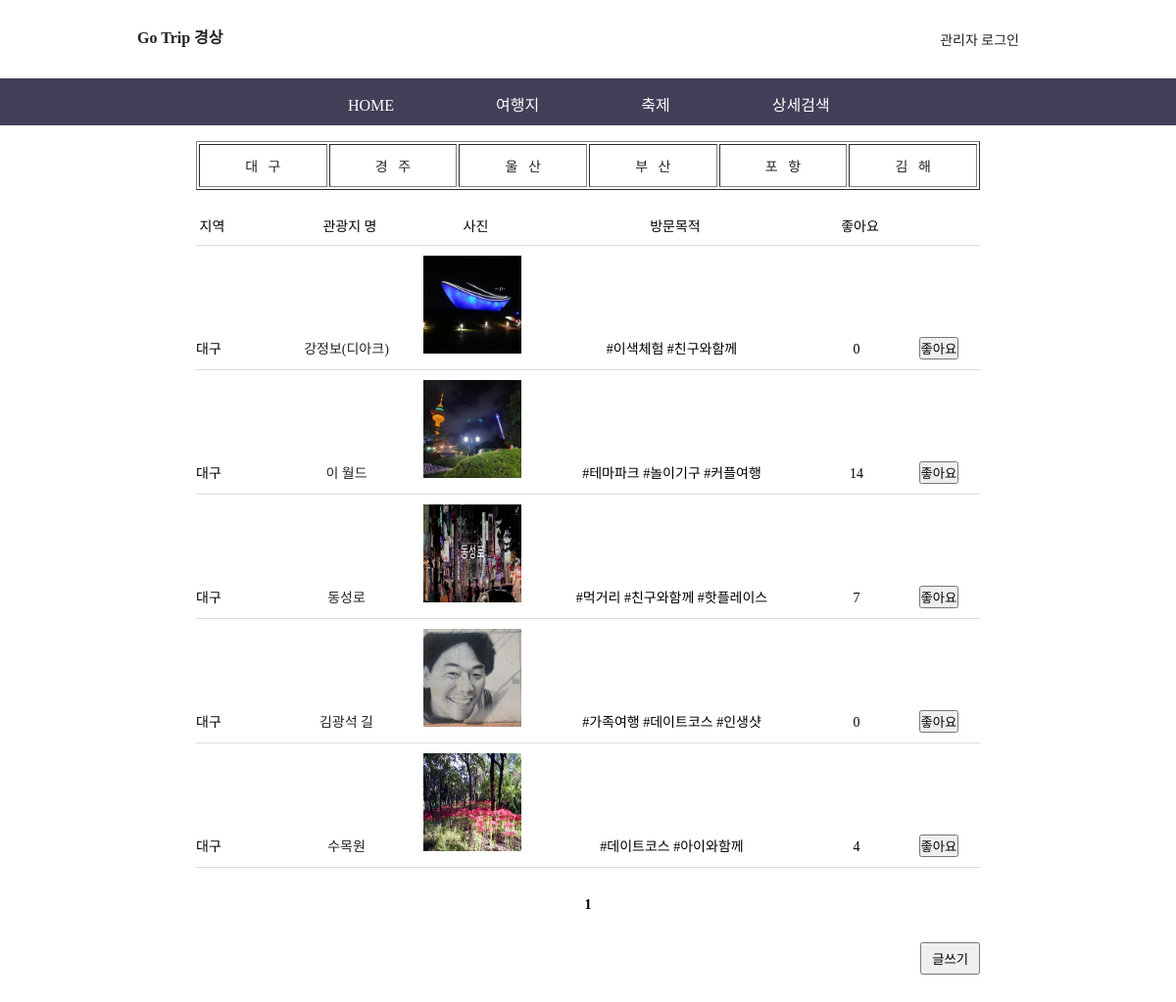
Page /trip/trip_dg.php on the committed database.
### tables this page shows
CREATE TABLE `trip_ok` (
  `num` int(11) NOT NULL,
  `subject` char(20) NOT NULL,
  `content` varchar(1000) NOT NULL,
  `area` char(20) NOT NULL,
  `purpose` char(20) NOT NULL,
  `Details` varchar(1000) NOT NULL,
  `file_name` char(40) DEFAULT NULL,
  `file_type` char(40) DEFAULT NULL,
  `file_copied` char(40) DEFAULT NULL,
  `hit` int(11) NOT NULL
);

### trip/trip_dg.php (the view, shortened to what this page needs)
<!DOCTYPE html>
<html>
<head>
<link rel="stylesheet" type="text/css" href="./css/trip_common.css">
<link rel="stylesheet" type="text/css" href="./css/trip_list.css">
</head>
<body>
<header>
    <?php include "header.php";?>
</header>
<section>
   	<div id="board_box"><br>
	   <table border="1" width="800" height="50" align="center">
       <tr align="center">
       <td><a href="trip_dg.php">대&nbsp&nbsp&nbsp구</td>
       <td><a href="trip_gj.php">경&nbsp&nbsp&nbsp주</td>
       <td><a href="trip_ws.php">울&nbsp&nbsp&nbsp산</td>
       <td><a href="trip_bs.php">부&nbsp&nbsp&nbsp산</td>
       <td><a href="trip_ph.php">포&nbsp&nbsp&nbsp항</td>
       <td><a href="trip_kh.php">김&nbsp&nbsp&nbsp해</td>
     </tr>
   </table><br>
	    <ul id="trip_list">
				<li>
          <span class="col2">지역</span>
					<span class="col3">관광지 명</span>
					<span class="col4">사진</span>
					<span class="col5">방문목적</span>
          <span class="col6">좋아요</span>
				</li>
<?php
	if (isset($_GET["page"]))
		$page = $_GET["page"];
	else
		$page = 1;
	$con = mysqli_connect("localhost", "user1", "12345", "trip");
	$sql = "select * from trip_ok where area = '대구'";
	$result = mysqli_query($con, $sql);
	$total_record = mysqli_num_rows($result);
	$scale = 10;
	if ($total_record % $scale == 0)
		$total_page = floor($total_record/$scale);
	else
		$total_page = floor($total_record/$scale) + 1;
+
	$start = ($page - 1) * $scale;
   for ($i=$start; $i<$start+$scale && $i < $total_record; $i++)
   {
      mysqli_data_seek($result, $i);
      $row = mysqli_fetch_array($result);
	  $num = $row["num"];
	  $subject = $row["subject"];
    $area = $row["area"];
    $purpose = $row["purpose"];
    $file_copied = $row["file_copied"];
    $hit = $row["hit"];
?>
				<li>
          <span class="col2"><?=$area?></span>
					<span class="col3"><a href="trip_view.php?num=<?=$num?>"><?=$subject?></a></span>
					<span class="col4"><img src="./data/<?=$file_copied?>" width="100" height="100"></span>
          <span class="col5"><?=$purpose?></span>
          <span class="col6"><?=$hit?></span>
          <span class="col7"><button onclick="location.href='trip_hit.php?num=<?=$num?>&page=<?=$page?>&hit=<?=$hit?>'">좋아요</button></span>
				</li>
<?php
   }
?>
	    	</ul>
			<ul id="page_num">
<?php
	if ($total_page>=2 && $page >= 2)
	{
		$new_page = $page-1;
		echo "<li><a href='trip_list.php?page=$new_page'>◀ 이전</a> </li>";
	}
	else
		echo "<li>&nbsp;</li>";
   	for ($i=1; $i<=$total_page; $i++)
   	{
		if ($page == $i)
		{
			echo "<li><b> $i </b></li>";
		}
		else
		{
			echo "<li><a href='trip_list.php?page=$i'> $i </a><li>";
		}
   	}
   	if ($total_page>=2 && $page != $total_page)
   	{
		$new_page = $page+1;
		echo "<li> <a href='trip_list.php?page=$new_page'>다음 ▶</a> </li>";
	}
	else
		echo "<li>&nbsp;</li>";
?>
			</ul>
			<ul class="buttons">
				<li>
<?php
    if($userid) {
?>
					<button onclick="location.href='trip_form.php'">글쓰기</button>
<?php
	} else {
?>
					<a href="javascript:alert('관리자 전용!')"><button>글쓰기</button></a>
<?php
	}
?>
				</li>
			</ul>
	</div>
</section>
</body>
</html>

### trip/css/trip_common.css (style rules this page uses)
* { padding: 0; margin: 0; }
body { font-family: "돋움"; font-size: 14px; }
img { border: 0; }
ul { list-style-type: none; }
a { display: inline-block; text-decoration: none; }
a:link { text-decoration:none; color: #222222; }

### trip/css/trip_list.css (style rules this page uses)
#board_box { position: relative; width: 800px; margin: 0 auto; }
#board_box .buttons { text-align: right; margin: 20px 0 40px 0; }
#board_box .buttons li { display: inline; }
#board_box .buttons button { padding: 5px 10px; cursor: pointer; }
#trip_list li { padding: 10px 0; border-bottom: solid 1px #dddddd; }
#trip_list span { display: inline-block; text-align: center; }
#trip_list .col2 { width: 100px; text-align: left; }
#trip_list .col3 { width: 100px; }
#trip_list .col4 { width: 150px; }
#trip_list .col5 { width: 250px; }
#trip_list .col6 { width: 120px; }
#page_num { text-align: center; margin: 30px 0 }
#page_num li { display: inline; }
#board_box { width: 800px; margin: 0 auto; }

### rows in the picture
trip_ok: area "대구", subject "강정보(디아크)", file_copied (picture), purpose "#이색체험 #친구와함께", hit "0"
trip_ok: area "대구", subject "이 월드", file_copied (picture), purpose "#테마파크 #놀이기구 #커플여행", hit "14"
trip_ok: area "대구", subject "동성로", file_copied (picture), purpose "#먹거리 #친구와함께 #핫플레이스", hit "7"
trip_ok: area "대구", subject "김광석 길", file_copied (picture), purpose "#가족여행 #데이트코스 #인생샷", hit "0"
trip_ok: area "대구", subject "수목원", file_copied (picture), purpose "#데이트코스 #아이와함께", hit "4"
